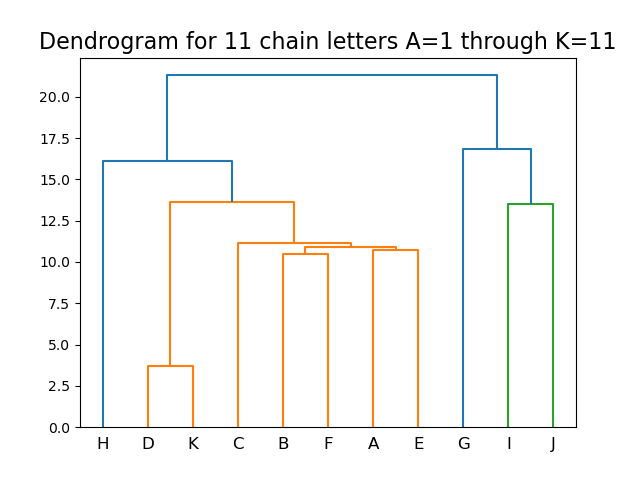

Here is the Python script that generated this plot:
#! /usr/bin/env python3
#
def chain_letter_dendrogram ( ):

#*****************************************************************************80
#
## chain_letter_dendrogram() makes a dendrogram from a distance matrix.
#
#  Discussion:
#
#    Students were given 11 chain letters.  Each student was asked to pick
#    a particular chain letter, and then estimate its "distance" from all
#    the chain letters, using a particular scoring system.  
#
#    The results are here assembled into a distance matrix, from which a
#    hierarchical clustering can be made and displayed.
#
#    The distances were based on comparing positions in thw chain letters where
#    a proper name occurred.
#
#    "New England"   0 if the same, 1 otherwise.
#    "R.A.F.Officer" 0 if the same, 1 otherwise.
#    "Gene Welch" 0 if the same, 1 if one name different, 2 if both different.
#    "Saul de Groda" 0 if the same, 1, 2 or 3 if 1, 2 or 3 names different 
#      or added.
#    "Constantine Dias" 0 if the same, 1 or 2 if 1 or 2 names different.
#    "Carlos Daddit" 0 if the same, 1 or 2 if 1 or 2 names different.
#    "Dalan Fairchild" 0 if the same, 1 or 2 if 1 or 2 names different.
#    "a young woman in California" 0 if both letters have or don't have this part, 
#      5 if one does and one doesn't.
#
#    The distance between the two chain letters is the sum of the 8 scores.
#
#    From the distance matrix, we can compute a dendrogram that suggests,
#    based on similarity, a sort of genealogy for the chain letters.
#
#
#  Licensing:
#
#    This code is distributed under the MIT license.
#
#  Modified:
#
#    03 May 2019
#
#  Author:
#
#    John Burkardt
#
  from mpl_toolkits.mplot3d import Axes3D
  from matplotlib import cm
  from scipy import spatial
  from scipy import cluster
  import csv
  import matplotlib
  import matplotlib.pyplot as plt
  import numpy as np
  import platform
  import scipy as sp

  print ( '' )
  print ( 'chain_letter_dendrogram():' )
  print ( '  python version:     ' + platform.python_version ( ) )
  print ( '  numpy version:      ' + np.version.version )
  print ( '  matplotlib version: ' + matplotlib.__version__ )
  print ( '  Construct a dendrogram to analyze the relationship' )
  print ( '  among a set of 11 versions of a chain letter.' )
#
#  Read the distance matrix from a file.
#
  filename = 'chain_letter_data.txt'
  data = np.loadtxt ( filename )

  print ( '' )
  print ( '  Chain letter distance matrix read from "%s"' % ( filename ) )
#
#  Determine pairwise distances.
#
  dv = sp.spatial.distance.pdist ( data )
#
#  Perform hierarchical clustering.
#
  dl = sp.cluster.hierarchy.linkage ( dv, method = 'single' )
#
#  Display the clustering as a dendrogram.
#
  plt.figure ( )
  plt.title ( 'Dendrogram for 11 chain letters A=1 through K=11', fontsize = 16 )

  sp.cluster.hierarchy.dendrogram ( dl, \
    labels = ( 'A','B','C','D','E','F','G','H','I','J','K') )
  filename = 'chain_letter_dendrogram.png'
  plt.savefig ( filename )
  print ( '' )
  print ( '  Graphics saved as "' + filename + '"' )
  plt.show ( block = False )
  plt.close ( )
#
#  Terminate.
#
  print ( '' )
  print ( 'chain_letter_dendrogram():' )
  print ( '  Normal end of execution.' )
  return

def timestamp ( ):

#*****************************************************************************80
#
## timestamp() prints the date as a timestamp.
#
#  Licensing:
#
#    This code is distributed under the MIT license. 
#
#  Modified:
#
#    06 April 2013
#
#  Author:
#
#    John Burkardt
#
  import time

  t = time.time ( )
  print ( time.ctime ( t ) )

  return

if ( __name__ == '__main__' ):
  timestamp ( )
  chain_letter_dendrogram ( )
  timestamp ( )
 
